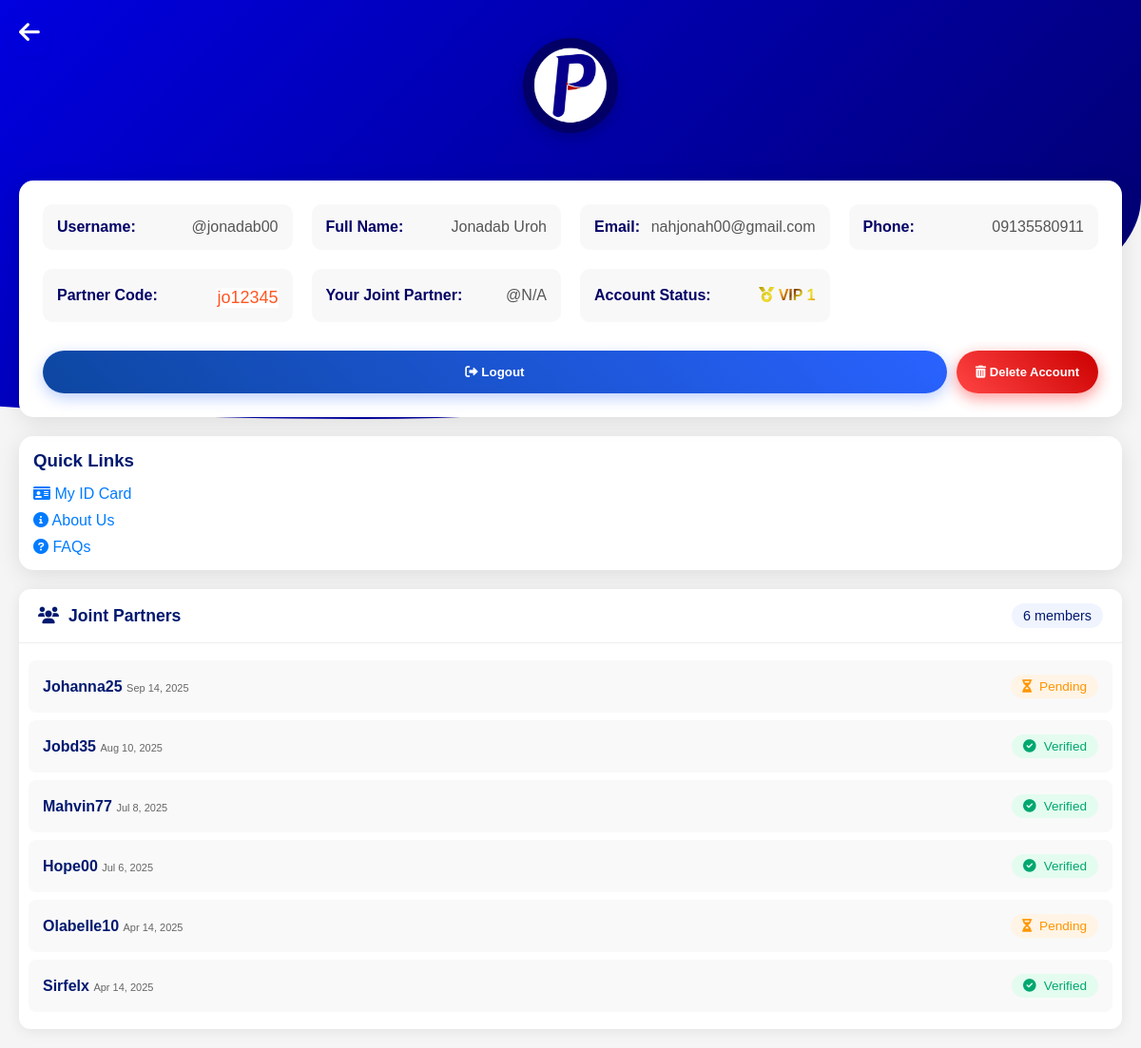
Page /pages/profile.php (signed in) on the earlier database version.
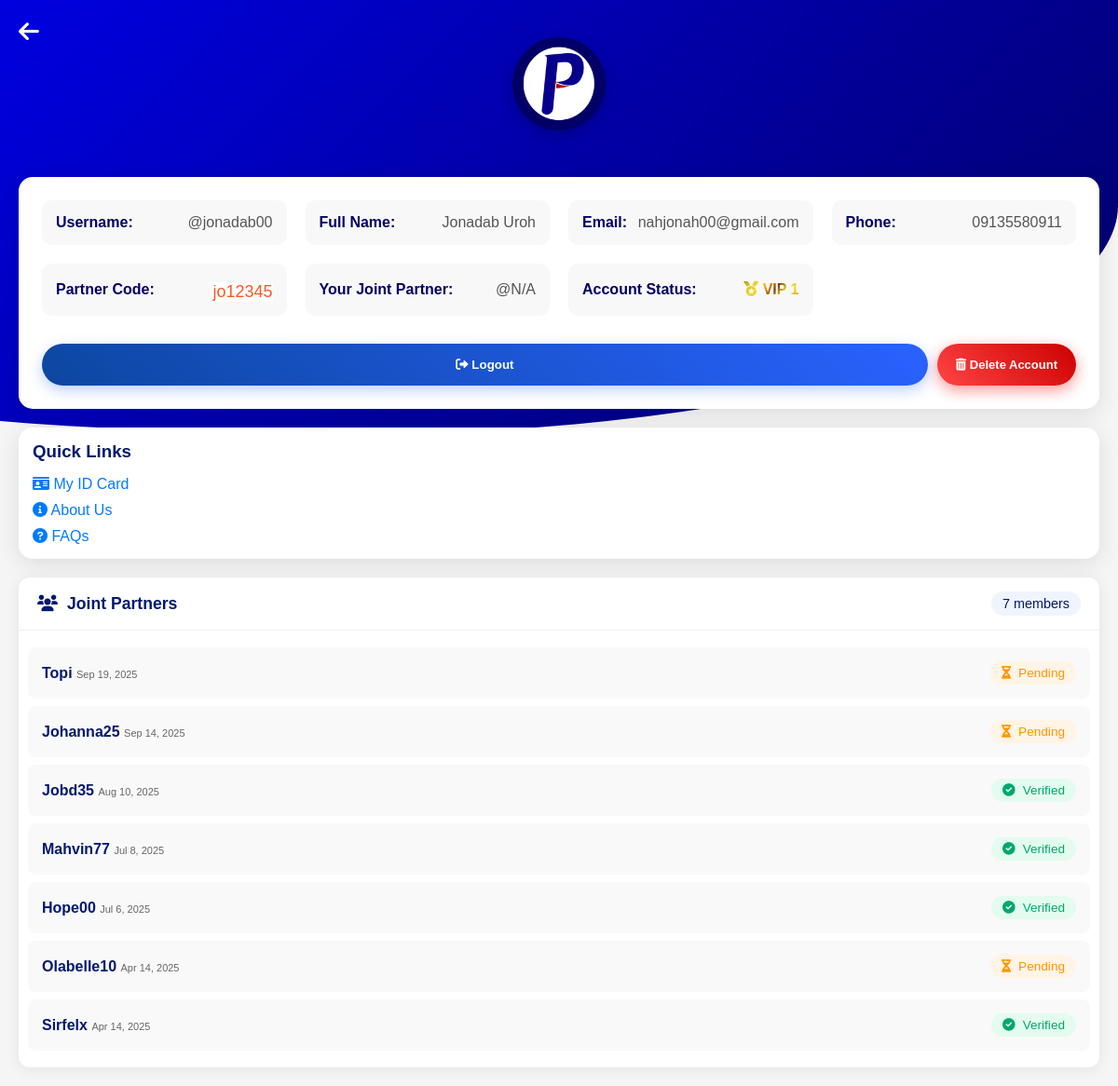
Same page on the later database version.
### tables this page shows
CREATE TABLE users (
            id INTEGER PRIMARY KEY AUTOINCREMENT,
            fullname TEXT NOT NULL,
            email TEXT NOT NULL UNIQUE,
            username TEXT NOT NULL UNIQUE,
            phone TEXT NOT NULL,
            referral TEXT NOT NULL,
            stage INTEGER DEFAULT 1,
            partner_code TEXT UNIQUE,
            password TEXT NOT NULL,
            reset_token TEXT,
            reset_expires DATETIME,
            created_at DATETIME DEFAULT CURRENT_TIMESTAMP,
            status INTEGER DEFAULT 1 NOT NULL,
            wallet_balance DECIMAL(10, 2) DEFAULT 0.00,
            is_admin INTEGER DEFAULT 0
        , last_login_email_sent DATE, otp_code TEXT, otp_expires_at DATETIME, is_broker INTEGER DEFAULT 0, is_verified INTEGER NOT NULL DEFAULT 0, total_return DECIMAL(10, 2) DEFAULT 0.00, performance_chart_data TEXT, performance_value DECIMAL(10, 2), performance_change DECIMAL(10, 2), last_performance_update DATE, transaction_pin TEXT, earnings_paused INTEGER DEFAULT 0);

### pages/profile.php (the view, shortened to what this page needs)
<?php
require_once __DIR__ . '/../src/functions.php';
$user = $_SESSION['user'];
function getReferrerUsername($referralCode) {
    global $pdo;
    try {
        $stmt = $pdo->prepare("SELECT username FROM users WHERE partner_code = ?");
        $stmt->execute([$referralCode]);
        return $stmt->fetchColumn() ?: 'N/A';
    } catch (PDOException $e) {
        error_log("Database error: " . $e->getMessage());
        return 'N/A';
    }
}
$referrerUsername = getReferrerUsername($user['referral']);
function getReferredUsers($partnerCode) {
    global $pdo;
    try {
        $stmt = $pdo->prepare("
            SELECT username, created_at, status
            FROM users
            WHERE referral = :code
            ORDER BY created_at DESC
        ");
        $stmt->execute([':code' => $partnerCode]);
        return $stmt->fetchAll(PDO::FETCH_ASSOC);
    } catch (PDOException $e) {
        error_log("Database error: " . $e->getMessage());
        return [];
    }
}
$referredUsers = getReferredUsers($user['partner_code']);
?>
<!DOCTYPE html>
<html lang="en">
<head>
  <link rel="stylesheet" href="https://cdnjs.cloudflare.com/ajax/libs/font-awesome/6.0.0/css/all.min.css">
</head>
<body>
  <div class="cont">
    <div class="header-container">
      <div class="profile-header">
        <div class="profile-avatar">
          <img src="assets/images/logo.png" class="logo-img" >
        </div>
      </div>
    </div>
    <div class="profile-card">
      <div class="profile-details">
        <div class="detail-item">
          <span class="detail-label">Username:</span>
          <span class="detail-value">@<?= htmlspecialchars($user['username']) ?></span>
        </div>
        <div class="detail-item">
          <span class="detail-label">Full Name:</span>
          <span class="detail-value"><?= htmlspecialchars($user['fullname']) ?></span>
        </div>
        <div class="detail-item">
          <span class="detail-label">Email:</span>
          <span class="detail-value"><?= htmlspecialchars($user['email']) ?></span>
        </div>
        <div class="detail-item">
          <span class="detail-label">Phone:</span>
          <span class="detail-value"><?= htmlspecialchars($user['phone']) ?></span>
        </div>
        <div class="detail-item">
          <span class="detail-label">Partner Code:</span>
            <?php if($user['status'] == 2): ?>
          <span class="detail-value code-value"><?= htmlspecialchars($user['partner_code']) ?></span>
    <?php else: ?>
              <span class="detail-value code-value">Not verified</span>
    <?php endif; ?>
        </div>
        <div class="detail-item">
          <span class="detail-label">Your Joint Partner:</span>
          <span class="detail-value">@<?= htmlspecialchars($referrerUsername) ?></span>
        </div>
        <div class="detail-item">
          <span class="detail-label">Account Status:</span>
          <span class="gradient-gold" style="font-weight:bolder;">
            <i class="fa fa-medal"></i> VIP <?= (int)$user['stage'] ?>
          </span>
        </div>
      </div>
      <div class="button-group">
        <form action="/logout" method="POST" class="verify-sub">
          <button type="submit" class="verify-b" >
            <i class="fas fa-sign-out-alt"></i> Logout
          </button>
         </form>
         <form action="/delete_account" method="POST" id="del"  class="delete-sub">
        <button class="delete-b" type="button" onclick="confirmDelete()" >
          <i class="fas fa-trash-alt"></i> Delete Account
        </button>
        </form>
      </div>
    </div>
    <div class="profile-navigation" style="margin: 20px; padding: 15px; background: white; border-radius: 15px; box-shadow: 0 5px 25px rgba(0,0,0,0.1);">
        <h3 style="margin-bottom: 15px; color: #001970;">Quick Links</h3>
        <ul style="list-style: none; padding: 0;">
            <li style="margin-bottom: 10px;"><a href="/idcard" style="text-decoration: none; color: #007bff; font-weight: 500;"><i class="fas fa-id-card"></i> My ID Card</a></li>
            <li style="margin-bottom: 10px;"><a href="/about" style="text-decoration: none; color: #007bff; font-weight: 500;"><i class="fas fa-info-circle"></i> About Us</a></li>
            <li><a href="/faqs" style="text-decoration: none; color: #007bff; font-weight: 500;"><i class="fas fa-question-circle"></i> FAQs</a></li>
        </ul>
    </div>
    <section class="referred-partners">
    <div class="section-header">
    <h3><i class="fas fa-users"></i> Joint Partners</h3>
    <span class="count-badge"><?= count($referredUsers) ?> members</span>
    </div>
    <?php if (!empty($referredUsers)): ?>
    <div class="partner-list">
    <?php foreach ($referredUsers as $member): ?>
    <div class="partner-item">
    <div class="partner-info">
    <span class="partner-username"><?= htmlspecialchars($member['username']) ?></span>
    <span class="partner-date"><?= date('M j, Y', strtotime($member['created_at'])) ?></span>
    </div>
    <div class="partner-status <?= $member['status'] == 2 ? 'verified' : 'pending' ?>">
    <i class="fas <?= $member['status'] == 2 ? 'fa-check-circle' : 'fa-hourglass-half' ?>"></i>
    <?= $member['status'] == 2 ? 'Verified' : 'Pending' ?>
    </div>
    </div>
    <?php endforeach; ?>
    </div>
    <?php endif; ?>
    </section>
    <div class="back" ><a href="dashboard" ><i class="fas fa-arrow-left" ></i></a></div>
  </div>
</body>
</html>

Differences in the rows shown:
added users: username "Topi", created_at "Sep 19, 2025", status 1 (drawn)
Other differences:
count($referredUsers): "6" → "7"
